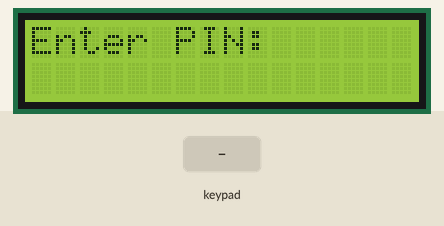
Recording of a sketch running on a simulated Arduino Mega 2560, built with avr-gcc and run on an emulated ATmega2560. On the bench: 16×2 character LCD. Wiring (inferred from the names in the program): 4×4 keypad with keys 1 2 3 A 4 5 6 B 7 8 9 C * 0 # D: rows pin 22, pin 23, pin 24, pin 25; columns pin 26, pin 27, pin 28, pin 29. The inputs (shaded band) are chosen by the test bench. What the sketch prints to the serial monitor is not drawn.

Above: at 1.2 s.
1.3 s: keypad keys 2 2 2 3 2 4 2 5 # pressed 0.4 s apart
At 3.3 s:
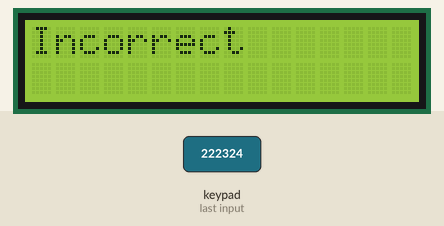
6.4 s: key 'A' pressed
7.9 s: keypad keys 1 2 3 4 * pressed 0.4 s apart
At 8.9 s:
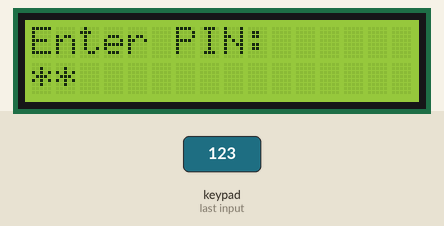
11.4 s: key 'B' pressed
At 12.6 s:
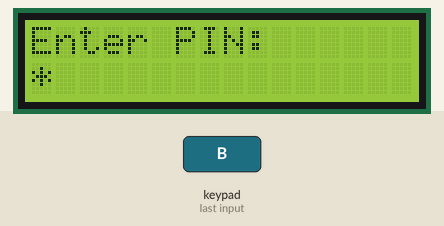
12.9 s: key '1' pressed
At 13.8 s:
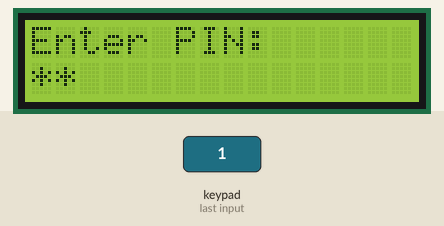
14.4 s: key '2' pressed
At 15.0 s:
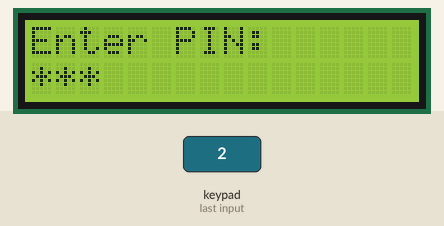
Timing chart, 0 to 16.9 s (numbered marks = the images above; inputs shaded):
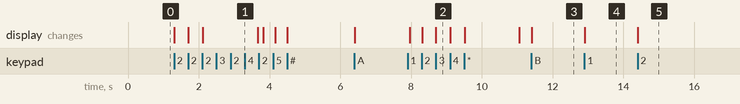

Measured:
- after the input at 1.3 s, the display: first changes at once (image 1 shows a later state)
- after the input at 7.9 s, the display: first differs from a run without the input after 0.41 s (image 2 shows a later state)
- after the input at 11.4 s, the display: changes at once (image 3)
- after the input at 12.9 s, the display: changes at once (image 4)
- after the input at 14.4 s, the display: changes at once (image 5)

The sketch:

DigiLock.ino
```cpp
#include <EEPROM.h>
#include <Servo.h>
#include <LiquidCrystal.h>
#include <Keypad.h>


const byte ROWS = 4;
const byte COLS = 4;
const int passLen = 4;
char Data[passLen];
char Master[passLen] = "1234";
char res1[passLen];
char res2[passLen];
char resCheck[passLen] = "****";
int dcount = 1;

char hexaKeys[ROWS][COLS] = {
  {'1','2','3','A'},
  {'4','5','6','B'},
  {'7','8','9','C'},
  {'*','0','#','D'}
};
byte rowPins[ROWS] = {22, 23, 24, 25};
byte colPins[COLS] = {26, 27, 28, 29};
Keypad customKeypad = Keypad( makeKeymap(hexaKeys), rowPins, colPins, ROWS, COLS);
const int rs = 12, en = 11, d4 = 5, d5 = 4, d6 = 3, d7 = 2;
LiquidCrystal lcd(rs, en, d4, d5, d6, d7);

void setup() {
  // put your setup code here, to run once:
  lcd.begin(16, 2);
  Serial.begin(9600);

}

void loop() {

  lcd.setCursor(0,0);
  lcd.print("Enter PIN: ");

  char customKey = customKeypad.getKey();

  if (customKey){
    Serial.println(customKey);
    Data[dcount] = customKey;
    lcd.setCursor(dcount, 1);
    Serial.print("dcount: "+ dcount);
    lcd.print("*");
    dcount += 1;
  }

  if (dcount == passLen){
    lcd.clear();
    if (!strcmp(Data, resCheck)){
        Serial.print("Reset");
    }


    if (!strcmp(Data, Master)){
      Serial.println("Correct");
      lcd.print("Correct!");
      delay(1500);
      int cd = 7;
      while (cd > 0){
        lcd.clear();
        lcd.setCursor(1,1);
        Serial.print("Closing in "+ cd);
        lcd.print("Closing in: " + cd);
        delay(1000);
      }
    }
    else {
      lcd.print("Incorrect");
      Serial.println("Incorrect");
      delay(1550);
    }
    clearData();
    lcd.clear();
  }

}


 void clearData(){
  while(dcount != 0){
    Data[dcount] = 0;
    dcount --;
  }
 }

 void getCode(){

 }
```
